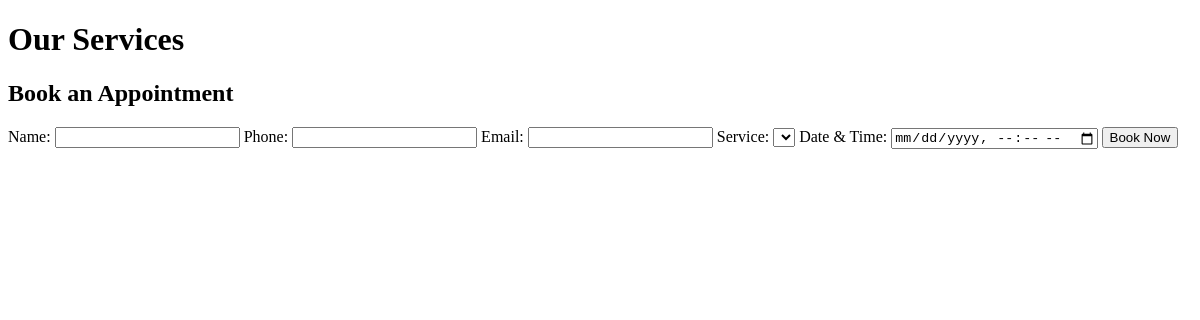
The app's page /, older data.
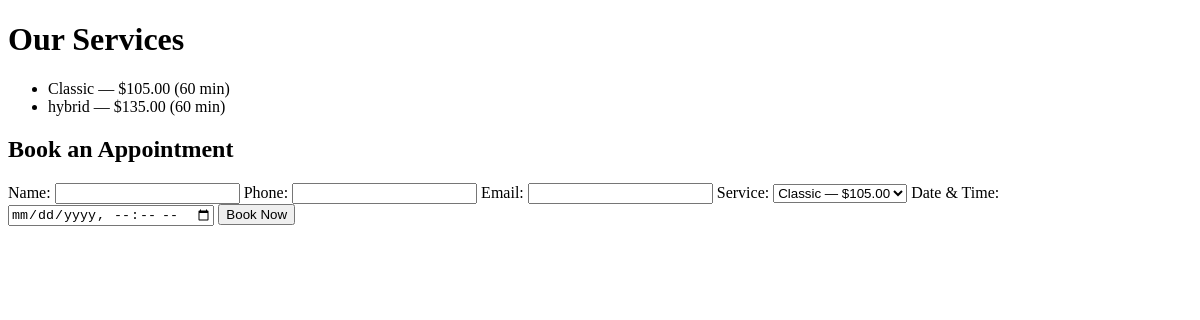
The same page, newer data.
### website/models.py (models this page shows, shortened)
class Service(models.Model):
    name = models.CharField(max_length=100)
    description = models.TextField(blank=True) # blank=True means this field is allowed to be empty when form is filled out
    duration_minutes = models.PositiveIntegerField() # makes sure it is never negative
    price = models.DecimalField(max_digits=6, decimal_places=2)
    is_active = models.BooleanField(default=True) # soft delete: she doesn't delete a service, she flips this to False and it disappears from the booking page. Row stays so old appointments still work

### website/views.py (the view, shortened to what this page needs)
# urls.py: path("", views.service_list, name="service_list"),
def service_list(request):
    services = Service.objects.filter(is_active=True)
    return render(request, "website/index.html", {
        "services": services,
    })

### website/templates/website/index.html (shortened to what this page needs)
<!DOCTYPE html>
<html lang="en">
<head>
</head>
<body>
    <h1>Our Services</h1>
    <ul>
        {% for service in services %}
            <li>
                {{ service.name }} — ${{ service.price }} ({{ service.duration_minutes }} min)
            </li>
        {% endfor %}
    </ul>
    <h2>Book an Appointment</h2>
    <form action="{% url 'service_list' %}" method="POST">
        <label>Name:</label>
        <input type="text" name="client_name" required>
        <label>Phone:</label>
        <input type="tel" name="client_phone" required>
        <label>Email:</label>
        <input type="email" name="client_email" required>
        <label>Service:</label>
        <select name="service_id" required>
            {% for service in services %}
                <option value="{{ service.id }}">
                    {{ service.name }} — ${{ service.price }}
                </option>
            {% endfor %}
        </select>
        <label>Date &amp; Time:</label>
        <input type="datetime-local" name="start_time" required>
        <button type="submit">Book Now</button>
    </form>
</body>
</html>

Row changes from the older to the newer data that the page shows:
added Service: name "Classic", price "105.00", duration_minutes "60"
added Service: name "hybrid", price "135.00", duration_minutes "60"
Text that changed along with them:
form field service_id: (not shown) → "Classic — $105.00"
